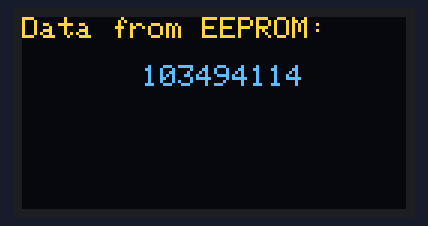
This sketch was run on a simulated Arduino Mega 2560, built with avr-gcc and run on an emulated ATmega2560. On the bench: 128×64 one-colour display. The OLED is the two-colour kind (top 16 rows yellow); EEPROM starts erased.

Above: at 1.2 s.

The sketch:

sketch.ino
```cpp
#include <Wire.h>
#include <EEPROM.h>
#include <Adafruit_SSD1306.h>

#define OLED_RESET 4
Adafruit_SSD1306 display(OLED_RESET);

void setup() {
  Wire.begin();        // initialize I2C bus
  display.begin(SSD1306_SWITCHCAPVCC, 0x3C); // initialize OLED display
  display.clearDisplay();
  display.setTextSize(1);
  display.setTextColor(SSD1306_WHITE);
  display.setCursor(0,0);
  display.println("Writing to EEPROM...");
  display.display();
  delay(1000);

  // Write data to the first four memory locations of the EEPROM
  EEPROM.write(0, '1');
  EEPROM.write(1, '0');
  EEPROM.write(2, '3');
  EEPROM.write(3, '4');
  EEPROM.write(4, '9');
  EEPROM.write(5, '4');
  EEPROM.write(6, '1');
  EEPROM.write(7, '1');
  EEPROM.write(8, '4');

  display.clearDisplay();
  display.setCursor(0,0);
  display.println("Reading from EEPROM...");
  display.display();

  // Read data from the EEPROM and display it on the OLED display
  char readData[10];
  for (int i = 0; i < 9; i++) {
    readData[i] = EEPROM.read(i);
  }
  readData[9] = '\0';   // terminate the string
  display.clearDisplay();
  display.setCursor(0,0);
  display.setTextSize(1);
  display.println("Data from EEPROM:");
  display.setTextSize(1);
  display.setCursor(40,16);
  display.println(readData);
  display.display();
}

void loop() {
  // do nothing
}
```
